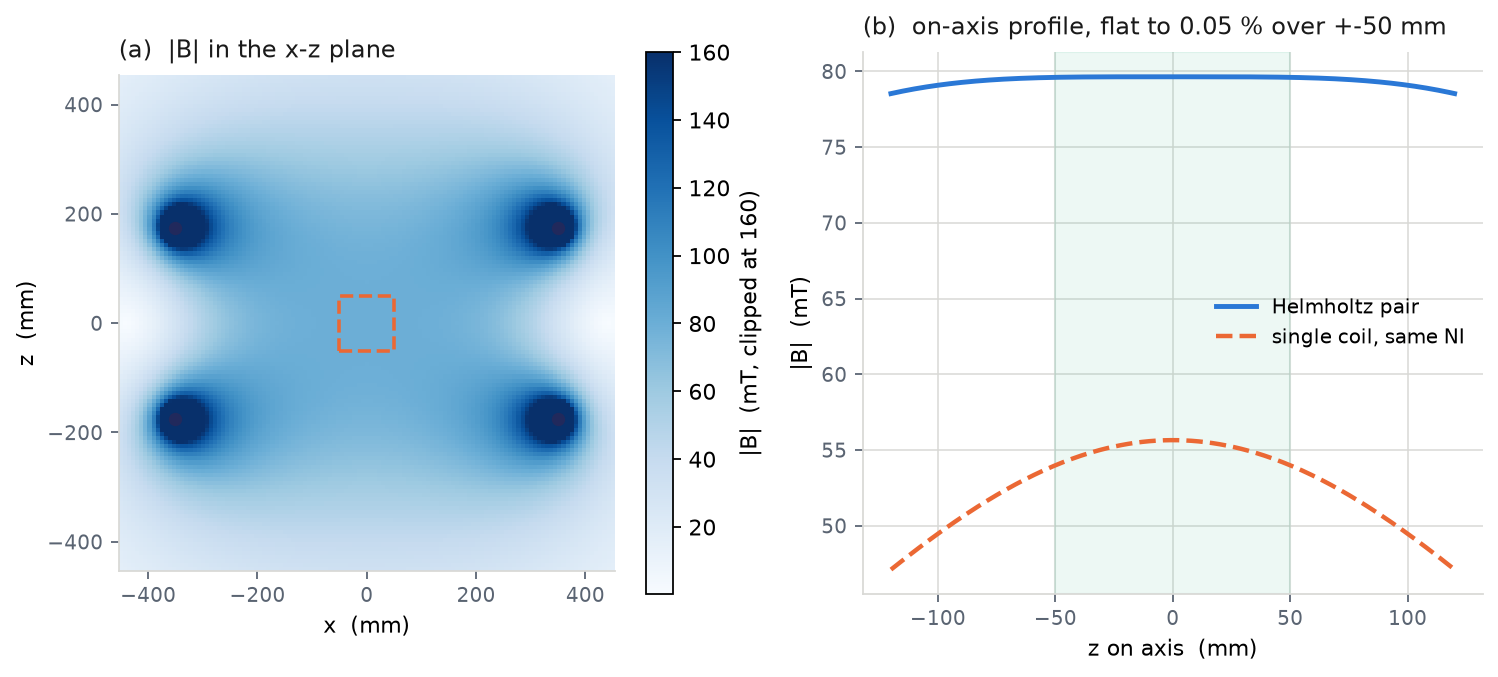

The Python source for this figure:
"""Milestone 1 — map the navigation field and prove the routine is right."""

import _bootstrap  # noqa: F401
from _bootstrap import FIGDIR

import numpy as np
import matplotlib.pyplot as plt

from emlab import constants as C
from emlab import magnetostatics as ms
from emlab import plotting as P
from emlab.geometry import CoilPair

coil = CoilPair()
print(f"coil: a = {coil.radius*1e3:.0f} mm, d = {coil.separation*1e3:.0f} mm, "
      f"N = {coil.turns}, I = {coil.current:.0f} A  ->  NI = {coil.ampere_turns:.0f} A-turns")

B0 = np.linalg.norm(ms.coil_pair_field([[0, 0, 0]], coil, n_seg=720)[0])
closed = (4 / 5) ** 1.5 * C.MU0 * coil.ampere_turns / coil.radius
print(f"centre field      : {B0*1e3:.3f} mT   closed form {closed*1e3:.3f} mT   "
      f"error {abs(B0/closed-1)*100:.3f} %")

print("segment convergence at z = 100 mm on the axis of one loop:")
target = ms.on_axis_loop_bz(0.1, coil.radius, coil.current, coil.turns)
for n in (24, 48, 96, 192, 384, 768):
    mid, vec = ms.loop_segments(coil.radius, 0.0, n)
    b = ms.biot_savart([[0, 0, 0.1]], mid, vec, coil.ampere_turns)[0, 2]
    print(f"   {n:4d} segments   error {abs(b/target-1)*100:9.5f} %")

z = np.linspace(-0.12, 0.12, 241)
pts = np.stack([np.zeros_like(z), np.zeros_like(z), z], axis=1)
pair = np.linalg.norm(ms.coil_pair_field(pts, coil, n_seg=600), axis=1)
single = np.abs(ms.on_axis_loop_bz(z, coil.radius, coil.current, coil.turns))
win = np.abs(z) <= 0.050
print(f"uniformity +-50 mm: {ms.uniformity(pair[win], B0)*100:.4f} %  (single coil "
      f"{ms.uniformity(single[win], single[len(z)//2])*100:.2f} %)")
vol = ms.working_volume_points(0.050, 7)
print(f"uniformity in the +-50 mm cube: "
      f"{ms.uniformity(np.linalg.norm(ms.coil_pair_field(vol, coil, n_seg=400), axis=1), B0)*100:.3f} %")

x = np.linspace(-0.45, 0.45, 121)
X, Z = np.meshgrid(x, x, indexing="ij")
pts = np.stack([X.ravel(), np.zeros(X.size), Z.ravel()], axis=1)
mag = np.linalg.norm(ms.coil_pair_field(pts, coil, n_seg=240), axis=1).reshape(X.shape)

fig, axes = plt.subplots(1, 2, figsize=(11, 4.4))
im = axes[0].pcolormesh(X * 1e3, Z * 1e3, np.clip(mag * 1e3, 0, 160),
                        cmap="Blues", shading="auto")
axes[0].add_patch(plt.Rectangle((-50, -50), 100, 100, fill=False, ec=P.ORANGE,
                                lw=1.6, ls="--"))
for zc in coil.centres:
    axes[0].plot([-coil.radius*1e3, coil.radius*1e3], [zc*1e3, zc*1e3], "o",
                 color=P.NAVY, ms=5)
fig.colorbar(im, ax=axes[0], label="|B|  (mT, clipped at 160)")
axes[0].set_aspect("equal")
P.style(axes[0], "x  (mm)", "z  (mm)", "(a)  |B| in the x-z plane")
axes[1].plot(z * 1e3, pair * 1e3, lw=2.2, color=P.BLUE, label="Helmholtz pair")
axes[1].plot(z * 1e3, single * 1e3, lw=2.0, ls="--", color=P.ORANGE,
             label="single coil, same NI")
axes[1].axvspan(-50, 50, color=P.GREEN, alpha=0.08)
P.style(axes[1], "z on axis  (mm)", "|B|  (mT)",
        "(b)  on-axis profile, flat to 0.05 % over +-50 mm")
axes[1].legend(frameon=False, fontsize=9)
P.save(fig, FIGDIR / "m1_navigation_field.png")
